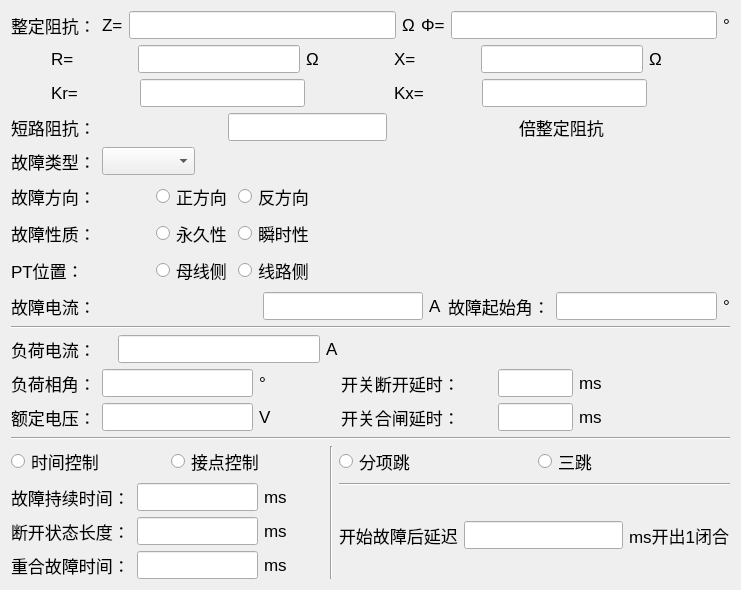
    <widget class="QWidget" name="widget" native="true">
     <property name="font">
      <font>
       <pointsize>13</pointsize>
      </font>
     </property>
     <layout class="QVBoxLayout" name="verticalLayout_3" stretch="1,1,1,1,1,1,1,1,1,1,1,1,1,4,0">
      <item>
       <layout class="QHBoxLayout" name="horizontalLayout_2">
        <item>
         <widget class="QLabel" name="label">
          <property name="text">
           <string>整定阻抗：</string>
          </property>
         </widget>
        </item>
        <item>
         <widget class="QLabel" name="label_2">
          <property name="text">
           <string>Z=</string>
          </property>
         </widget>
        </item>
        <item>
         <widget class="QLineEdit" name="lineEdit"/>
        </item>
        <item>
         <widget class="QLabel" name="label_3">
          <property name="text">
           <string>Ω</string>
          </property>
         </widget>
        </item>
        <item>
         <widget class="QLabel" name="label_4">
          <property name="text">
           <string>Φ=</string>
          </property>
         </widget>
        </item>
        <item>
         <widget class="QLineEdit" name="lineEdit_2"/>
        </item>
        <item>
         <widget class="QLabel" name="label_5">
          <property name="text">
           <string>°</string>
          </property>
         </widget>
        </item>
       </layout>
      </item>
      <item>
       <layout class="QHBoxLayout" name="horizontalLayout_3" stretch="0,1,2,1,1,2,1">
        <item>
         <spacer name="horizontalSpacer">
          <property name="orientation">
           <enum>Qt::Horizontal</enum>
          </property>
          <property name="sizeHint" stdset="0">
           <size>
            <width>40</width>
            <height>20</height>
           </size>
          </property>
         </spacer>
        </item>
        <item>
         <widget class="QLabel" name="label_6">
          <property name="text">
           <string>R=</string>
          </property>
         </widget>
        </item>
        <item>
         <widget class="QLineEdit" name="lineEdit_3"/>
        </item>
        <item>
         <widget class="QLabel" name="label_7">
          <property name="text">
           <string>Ω</string>
          </property>
         </widget>
        </item>
        <item>
         <widget class="QLabel" name="label_8">
          <property name="text">
           <string>X=</string>
          </property>
         </widget>
        </item>
        <item>
         <widget class="QLineEdit" name="lineEdit_4"/>
        </item>
        <item>
         <widget class="QLabel" name="label_9">
          <property name="text">
           <string>Ω</string>
          </property>
         </widget>
        </item>
       </layout>
      </item>
      <item>
       <layout class="QHBoxLayout" name="horizontalLayout_4" stretch="0,1,2,1,1,2,1">
        <item>
         <spacer name="horizontalSpacer_2">
          <property name="orientation">
           <enum>Qt::Horizontal</enum>
          </property>
          <property name="sizeHint" stdset="0">
           <size>
            <width>40</width>
            <height>20</height>
           </size>
          </property>
         </spacer>
        </item>
        <item>
         <widget class="QLabel" name="label_10">
          <property name="text">
           <string>Kr=</string>
          </property>
         </widget>
        </item>
        <item>
         <widget class="QLineEdit" name="lineEdit_5"/>
        </item>
        <item>
         <spacer name="horizontalSpacer_3">
          <property name="orientation">
           <enum>Qt::Horizontal</enum>
          </property>
          <property name="sizeHint" stdset="0">
           <size>
            <width>40</width>
            <height>20</height>
           </size>
          </property>
         </spacer>
        </item>
        <item>
         <widget class="QLabel" name="label_11">
          <property name="text">
           <string>Kx=</string>
          </property>
         </widget>
        </item>
        <item>
         <widget class="QLineEdit" name="lineEdit_6"/>
        </item>
        <item>
         <spacer name="horizontalSpacer_4">
          <property name="orientation">
           <enum>Qt::Horizontal</enum>
          </property>
          <property name="sizeHint" stdset="0">
           <size>
            <width>40</width>
            <height>20</height>
           </size>
          </property>
         </spacer>
        </item>
       </layout>
      </item>
      <item>
       <layout class="QHBoxLayout" name="horizontalLayout_5">
        <item>
         <widget class="QLabel" name="label_12">
          <property name="text">
           <string>短路阻抗：</string>
          </property>
         </widget>
        </item>
        <item>
         <spacer name="horizontalSpacer_5">
          <property name="orientation">
           <enum>Qt::Horizontal</enum>
          </property>
          <property name="sizeHint" stdset="0">
           <size>
            <width>40</width>
            <height>20</height>
           </size>
          </property>
         </spacer>
        </item>
        <item>
         <widget class="QLineEdit" name="lineEdit_7"/>
        </item>
        <item>
         <spacer name="horizontalSpacer_6">
          <property name="orientation">
           <enum>Qt::Horizontal</enum>
          </property>
          <property name="sizeHint" stdset="0">
           <size>
            <width>40</width>
            <height>20</height>
           </size>
          </property>
         </spacer>
        </item>
        <item>
         <widget class="QLabel" name="label_13">
          <property name="text">
           <string>倍整定阻抗</string>
          </property>
         </widget>
        </item>
        <item>
         <spacer name="horizontalSpacer_8">
          <property name="orientation">
           <enum>Qt::Horizontal</enum>
          </property>
          <property name="sizeHint" stdset="0">
           <size>
            <width>40</width>
            <height>20</height>
           </size>
          </property>
         </spacer>
        </item>
       </layout>
      </item>
      <item>
       <layout class="QHBoxLayout" name="horizontalLayout_6">
        <item>
         <widget class="QLabel" name="label_14">
          <property name="text">
           <string>故障类型：</string>
          </property>
         </widget>
        </item>
        <item>
         <widget class="QComboBox" name="comboBox"/>
        </item>
        <item>
         <spacer name="horizontalSpacer_9">
          <property name="orientation">
           <enum>Qt::Horizontal</enum>
          </property>
          <property name="sizeHint" stdset="0">
           <size>
            <width>40</width>
            <height>20</height>
           </size>
          </property>
         </spacer>
        </item>
       </layout>
      </item>
      <item>
       <layout class="QHBoxLayout" name="horizontalLayout_7" stretch="2,1,1,6">
        <item>
         <widget class="QLabel" name="label_15">
          <property name="text">
           <string>故障方向：</string>
          </property>
         </widget>
        </item>
        <item>
         <widget class="QRadioButton" name="radioButton">
          <property name="text">
           <string>正方向</string>
          </property>
         </widget>
        </item>
        <item>
         <widget class="QRadioButton" name="radioButton_2">
          <property name="text">
           <string>反方向</string>
          </property>
         </widget>
        </item>
        <item>
         <spacer name="horizontalSpacer_10">
          <property name="orientation">
           <enum>Qt::Horizontal</enum>
          </property>
          <property name="sizeHint" stdset="0">
           <size>
            <width>40</width>
            <height>20</height>
           </size>
          </property>
         </spacer>
        </item>
       </layout>
      </item>
      <item>
       <layout class="QHBoxLayout" name="horizontalLayout_8" stretch="2,1,1,6">
        <item>
         <widget class="QLabel" name="label_16">
          <property name="text">
           <string>故障性质：</string>
          </property>
         </widget>
        </item>
        <item>
         <widget class="QRadioButton" name="radioButton_3">
          <property name="text">
           <string>永久性</string>
          </property>
         </widget>
        </item>
        <item>
         <widget class="QRadioButton" name="radioButton_4">
          <property name="text">
           <string>瞬时性</string>
          </property>
         </widget>
        </item>
        <item>
         <spacer name="horizontalSpacer_11">
          <property name="orientation">
           <enum>Qt::Horizontal</enum>
          </property>
          <property name="sizeHint" stdset="0">
           <size>
            <width>40</width>
            <height>20</height>
           </size>
          </property>
         </spacer>
        </item>
       </layout>
      </item>
      <item>
       <layout class="QHBoxLayout" name="horizontalLayout_9" stretch="2,1,1,6">
        <item>
         <widget class="QLabel" name="label_17">
          <property name="text">
           <string>PT位置：</string>
          </property>
         </widget>
        </item>
        <item>
         <widget class="QRadioButton" name="radioButton_5">
          <property name="text">
           <string>母线侧</string>
          </property>
         </widget>
        </item>
        <item>
         <widget class="QRadioButton" name="radioButton_6">
          <property name="text">
           <string>线路侧</string>
          </property>
         </widget>
        </item>
        <item>
         <spacer name="horizontalSpacer_12">
          <property name="orientation">
           <enum>Qt::Horizontal</enum>
          </property>
          <property name="sizeHint" stdset="0">
           <size>
            <width>40</width>
            <height>20</height>
           </size>
          </property>
         </spacer>
        </item>
       </layout>
      </item>
      <item>
       <layout class="QHBoxLayout" name="horizontalLayout_10">
        <item>
         <widget class="QLabel" name="label_18">
          <property name="text">
           <string>故障电流：</string>
          </property>
         </widget>
        </item>
        <item>
         <spacer name="horizontalSpacer_13">
          <property name="orientation">
           <enum>Qt::Horizontal</enum>
          </property>
          <property name="sizeHint" stdset="0">
           <size>
            <width>40</width>
            <height>20</height>
           </size>
          </property>
         </spacer>
        </item>
        <item>
         <widget class="QLineEdit" name="lineEdit_8"/>
        </item>
        <item>
         <widget class="QLabel" name="label_19">
          <property name="text">
           <string>A</string>
          </property>
         </widget>
        </item>
        <item>
         <widget class="QLabel" name="label_20">
          <property name="text">
           <string>故障起始角：</string>
          </property>
         </widget>
        </item>
        <item>
         <widget class="QLineEdit" name="lineEdit_9"/>
        </item>
        <item>
         <widget class="QLabel" name="label_21">
          <property name="text">
           <string>°</string>
          </property>
         </widget>
        </item>
       </layout>
      </item>
      <item>
       <widget class="Line" name="line">
        <property name="orientation">
         <enum>Qt::Horizontal</enum>
        </property>
       </widget>
      </item>
      <item>
       <layout class="QHBoxLayout" name="horizontalLayout_11" stretch="1,2,1,3">
        <item>
         <widget class="QLabel" name="label_22">
          <property name="text">
           <string>负荷电流：</string>
          </property>
         </widget>
        </item>
        <item>
         <widget class="QLineEdit" name="lineEdit_10"/>
        </item>
        <item>
         <widget class="QLabel" name="label_23">
          <property name="text">
           <string>A</string>
          </property>
         </widget>
        </item>
        <item>
         <spacer name="horizontalSpacer_14">
          <property name="orientation">
           <enum>Qt::Horizontal</enum>
          </property>
          <property name="sizeHint" stdset="0">
           <size>
            <width>40</width>
            <height>20</height>
           </size>
          </property>
         </spacer>
        </item>
       </layout>
      </item>
      <item>
       <layout class="QHBoxLayout" name="horizontalLayout_12" stretch="1,2,1,2,1,2">
        <item>
         <widget class="QLabel" name="label_24">
          <property name="text">
           <string>负荷相角：</string>
          </property>
         </widget>
        </item>
        <item>
         <widget class="QLineEdit" name="lineEdit_11"/>
        </item>
        <item>
         <widget class="QLabel" name="label_25">
          <property name="text">
           <string>°</string>
          </property>
         </widget>
        </item>
        <item>
         <widget class="QLabel" name="label_26">
          <property name="text">
           <string>开关断开延时：</string>
          </property>
         </widget>
        </item>
        <item>
         <widget class="QLineEdit" name="lineEdit_12"/>
        </item>
        <item>
         <widget class="QLabel" name="label_27">
          <property name="text">
           <string>ms</string>
          </property>
         </widget>
        </item>
       </layout>
      </item>
      <item>
       <layout class="QHBoxLayout" name="horizontalLayout_13" stretch="1,2,1,2,1,2">
        <item>
         <widget class="QLabel" name="label_28">
          <property name="text">
           <string>额定电压：</string>
          </property>
         </widget>
        </item>
        <item>
         <widget class="QLineEdit" name="lineEdit_13"/>
        </item>
        <item>
         <widget class="QLabel" name="label_29">
          <property name="text">
           <string>V</string>
          </property>
         </widget>
        </item>
        <item>
         <widget class="QLabel" name="label_30">
          <property name="text">
           <string>开关合闸延时：</string>
          </property>
         </widget>
        </item>
        <item>
         <widget class="QLineEdit" name="lineEdit_14"/>
        </item>
        <item>
         <widget class="QLabel" name="label_31">
          <property name="text">
           <string>ms</string>
          </property>
         </widget>
        </item>
       </layout>
      </item>
      <item>
       <widget class="Line" name="line_2">
        <property name="orientation">
         <enum>Qt::Horizontal</enum>
        </property>
       </widget>
      </item>
      <item>
       <layout class="QHBoxLayout" name="horizontalLayout_20">
        <item>
         <layout class="QVBoxLayout" name="verticalLayout">
          <item>
           <layout class="QHBoxLayout" name="horizontalLayout_17">
            <item>
             <widget class="QRadioButton" name="radioButton_7">
              <property name="text">
               <string>时间控制</string>
              </property>
             </widget>
            </item>
            <item>
             <widget class="QRadioButton" name="radioButton_8">
              <property name="text">
               <string>接点控制</string>
              </property>
             </widget>
            </item>
           </layout>
          </item>
          <item>
           <layout class="QHBoxLayout" name="horizontalLayout_14" stretch="2,2,1">
            <item>
             <widget class="QLabel" name="label_32">
              <property name="text">
               <string>故障持续时间：</string>
              </property>
             </widget>
            </item>
            <item>
             <widget class="QLineEdit" name="lineEdit_15"/>
            </item>
            <item>
             <widget class="QLabel" name="label_33">
              <property name="text">
               <string>ms</string>
              </property>
             </widget>
            </item>
           </layout>
          </item>
          <item>
           <layout class="QHBoxLayout" name="horizontalLayout_15" stretch="2,2,1">
            <item>
             <widget class="QLabel" name="label_34">
              <property name="text">
               <string>断开状态长度：</string>
              </property>
             </widget>
            </item>
            <item>
             <widget class="QLineEdit" name="lineEdit_16"/>
            </item>
            <item>
             <widget class="QLabel" name="label_35">
              <property name="text">
               <string>ms</string>
              </property>
             </widget>
            </item>
           </layout>
          </item>
          <item>
           <layout class="QHBoxLayout" name="horizontalLayout_16" stretch="2,2,1">
            <item>
             <widget class="QLabel" name="label_36">
              <property name="text">
               <string>重合故障时间：</string>
              </property>
             </widget>
            </item>
            <item>
             <widget class="QLineEdit" name="lineEdit_17"/>
            </item>
            <item>
             <widget class="QLabel" name="label_37">
              <property name="text">
               <string>ms</string>
              </property>
             </widget>
            </item>
           </layout>
          </item>
         </layout>
        </item>
        <item>
         <widget class="Line" name="line_3">
          <property name="orientation">
           <enum>Qt::Vertical</enum>
          </property>
         </widget>
        </item>
        <item>
         <layout class="QVBoxLayout" name="verticalLayout_2" stretch="1,1,1">
          <item>
           <layout class="QHBoxLayout" name="horizontalLayout_18">
            <item>
             <widget class="QRadioButton" name="radioButton_9">
              <property name="text">
               <string>分项跳</string>
              </property>
             </widget>
            </item>
            <item>
             <widget class="QRadioButton" name="radioButton_10">
              <property name="text">
               <string>三跳</string>
              </property>
             </widget>
            </item>
           </layout>
          </item>
          <item>
           <widget class="Line" name="line_4">
            <property name="orientation">
             <enum>Qt::Horizontal</enum>
            </property>
           </widget>
          </item>
          <item>
           <layout class="QHBoxLayout" name="horizontalLayout_19">
            <item>
             <widget class="QLabel" name="label_38">
              <property name="text">
               <string>开始故障后延迟</string>
              </property>
             </widget>
            </item>
            <item>
             <widget class="QLineEdit" name="lineEdit_18"/>
            </item>
            <item>
             <widget class="QLabel" name="label_39">
              <property name="text">
               <string>ms开出1闭合</string>
              </property>
             </widget>
            </item>
           </layout>
          </item>
         </layout>
        </item>
       </layout>
      </item>
     </layout>
    </widget>
